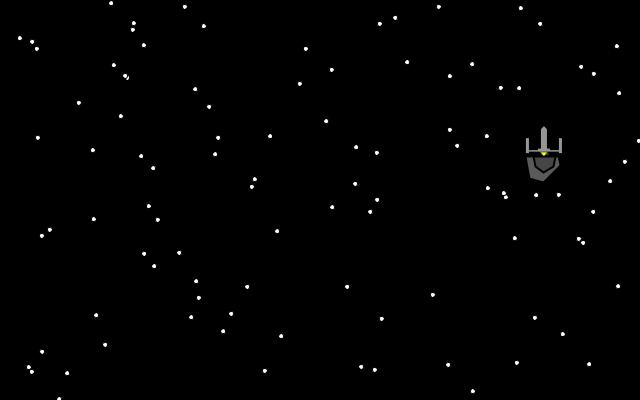
Frame 1 (no input)
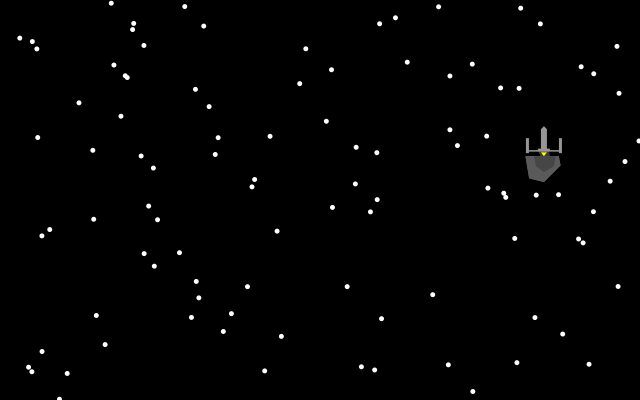
Frame 60 (the mouse pressed at the canvas centre just before this capture)
Frame 120 (the mouse held since frame 60 and released just before this capture): identical to frame 60, image omitted

The Processing sketch that drew these frames (run headless with seeded random() and noise(); from frame 60 on, the mouse is pressed at the canvas centre):

// Processing sketch: AsteroidsGame
// ── AsteroidsGame.pde
/* * * * * * * * * * * * * * * * * * * * * * *
 Class variable declarations here
 */
Spaceship player1;
//Asteroid[] asteroids;
Star[] starField;

Asteroid[] asteroids;
/*
  Track User keyboard input
 */
boolean ROTATE_LEFT;  //User is pressing <-
boolean ROTATE_RIGHT; //User is pressing ->
boolean MOVE_FORWARD; //User is pressing ^ arrow
boolean SPACE_BAR;    //User is pressing space bar


/* * * * * * * * * * * * * * * * * * * * * * *
 Initialize all of your variables and game state here
 */
int asteroidSize;
float x_pos = width /2;
float y_pos = height / 2;
public void setup() {
  size(640, 400);

  //initialize your asteroid array and fill it
  
  asteroids = new Asteroid[10];
  for(int i = 0; i < asteroids.length; i++){
   asteroids[i] = new Asteroid((float)(Math.random() * 600), (float)(Math.random() * 360),
   2.0, (float)Math.random() * 360);
  }

  player1 = new Spaceship(width /2, height / 2);

  //initialize starfield
  starField = new Star[100];
  for (int i = 0; i < starField.length; i++) {
    starField[i] = new Star((double)(Math.random() * 640), (double)(Math.random() * 400));
  }
}


/* * * * * * * * * * * * * * * * * * * * * * *
 Drawing work here
 */
public void draw() {
  //your code here
  background(0, 0, 0);



  //Draw Starfield first 
  //TODO: Part I
  for (int i = 0; i < starField.length; i++) {
    starField[i].show();
  }

  //Check bullet collisions
  //TODO: Part III or IV - for not just leave this comment

  //TODO: Part II, Update each of the Asteroids internals

  //Check for asteroid collisions against other asteroids and alter course
  //TODO: Part III, for now keep this comment in place

  //Draw asteroids
  //TODO: Part II
  for (int i = 0; i < asteroids.length; i++) {
    asteroids[i].show();
  }

  //Update spaceship
  //TODO: Part I
  if (ROTATE_LEFT) {
    player1.Rotate(-2.0);
  }
  if (ROTATE_RIGHT) {
    player1.Rotate(2.0);
  }

  if (MOVE_FORWARD == true) {
    player1.changeSpeedBy(0.5);
  } else {
    player1.changeSpeedBy(-0.5);
  }
  player1.update();


  //player1.show();


  //Check for ship collision agaist asteroids
  //TODO: Part II or III

  //Draw spaceship & and its bullets
  //TODO: Part I, for now just render ship
  player1.show();
  //TODO: Part IV - we will use a new feature in Java called an ArrayList, 
  //so for now we'll just leave this comment and come back to it in a bit. 

  //Update score
  //TODO: Keep track of a score and output the score at the top right
}



/* * * * * * * * * * * * * * * * * * * * * * *
 Record relevent key presses for our game
 */
void keyPressed() {
  if (key == CODED) {
    if (keyCode == LEFT) {
      ROTATE_LEFT = true;
    } else if ( keyCode == RIGHT ) {
      ROTATE_RIGHT = true;
    } else if (keyCode == UP) {
      MOVE_FORWARD = true;
    } else if (keyCode == 72) {
      player1.hyperspace();
    }
  }

  //32 is spacebar
  if (keyCode == 32) {  
    SPACE_BAR = true;
  }
}



/* * * * * * * * * * * * * * * * * * * * * * *
 Record relevant key releases for our game.
 */
void keyReleased() {  
  if (key == CODED) { 
    if (keyCode == LEFT) {
      ROTATE_LEFT = false;
    } else if ( keyCode == RIGHT ) {
      ROTATE_RIGHT = false;
    } else if (keyCode == UP) {
      MOVE_FORWARD = false;
    }
  }
  if (keyCode == 32) {
    SPACE_BAR = false;
  }
}


void checkOnAsteroids() {
  
  for(int i = 0; i < asteroids.length; i++){
    Asteroid a1 = asteroids[i];
    for(int j = 0; j < asteroids.length; j++){
      Asteroid a2 = asteroids[j];
      if(a1 != a2 && a1.collidingWith(a2)){
       //do something... 
      }
    }
  }
  
}

// ── Asteroid.pde
/*
  Asteroid class
 Should extend Mover class and implement show.
 
 Initially, your asteroid may just be a simple circle or square
 but the final program should use "beginShap(), vertex(), and endShape()"
 to render the asteroid.
 */
class Asteroid extends Mover {   

  int size;
  
  Asteroid(float x, float y, float speed, float direction) {
    super(x, y, speed, direction);
    x_pos = x;
    y_pos = y;
    
    size = (int)(3 * Math.random()+1);
  }


  int asteroidSize(int size) {
    size = (int)(3 * Math.random()+1);
    return size;
  }
  
  void move(){
    x_pos = x_pos + (float)(x + Math.cos(direction) * speed);
    y_pos = y_pos + (float)(y + Math.sin(direction) * speed);
  }
  
  
  void collide(){
   if(x_pos >= width){
     direction = direction * -1;
   }
   if(y_pos >= height){
    direction = direction * -1; 
   }
  }



  //Math.random * 4; (int)
  void show() {
    if (size == 1) {
      beginShape();
      pushMatrix();
      translate(x_pos, y_pos);
      scale(1.25);
      fill(60);
      vertex(5, 3);
      vertex(2, 5);
      vertex(-2, 4);
      vertex(-3, -1);
      vertex(-5, -5);
      vertex(4, -4);
      endShape(CLOSE);
      popMatrix();
    } else if (size == 2) {
      beginShape();
      pushMatrix();
      translate(x_pos, y_pos);
      scale(2);
      fill(70);
      vertex(0, 8);
      vertex(-4, 5);
      vertex(-5, 0);
      vertex(6, 0);
      vertex(5, 5);
      vertex(0, 8);
      endShape(CLOSE);
      popMatrix();
    } else if (size == 3) {
      beginShape();
      pushMatrix();
      translate(x_pos, y_pos);
      scale(1.85);
      fill(90);
      vertex(0, 14);
      vertex(-8, 12);
      vertex(-10, 0);
      vertex(-8,0);
      vertex(8, 0);
      vertex(9, 5);
      vertex(0, 14);
      endShape(CLOSE);
      popMatrix();
    } else {
      pushMatrix();
      translate(x_pos, y_pos);
      scale(0.15);
      triangle(30, 75, 58, 20, 86, 75);
      popMatrix();
    }
  }
}

// ── Bullet.pde


class Bullet extends Mover{
  private int live;
  
  
  Bullet(float x, float y){
    super(x, y);
    x_pos = x;
    y_pos = y;
    live = 100;
  }
  
  
  
  public boolean isAlive(){
    if(live < 0){
      return false;
    }
    return true;
  }
  
  
  void update(){
   super.update(); 
   live--;
  }
  
  void show(){
    if(live > 0){
      rect(x_pos,y_pos,10,2);
    }
  }
}

// ── Mover.pde
/* * * * * * * * * * * * * * * * * * * * * * * * * * * * * * * * * * * * *
 All objects in this world that move must implemnt the Movalbe interface.
 */
interface Movable {
  /*
    Return the x location of the Movable
   */
  float getX();

  /*
    Return the y location of the Movable
   */
  float getY();

  /*
    Return the direction of the Movable in degrees.
   */
  float getDirection();

  /*
   Return the speed of the Movable.
   The speed you use is a relative value and will
   feel different for different frame rates. For example,
   if frameRate is set to 48, then a speed of 1 would move 48 pixels 
   per second.
   */
  float getSpeed();

  /*
   Return the radius of influence. If you could draw a circle
   around your object, then what would this radius be.
   */
  float getRadius();

  /* 
   Sets the direction of the Movable
   */
  void setDirection(float newDirectionInDegrees);

  /* 
   Sets the speed of the Movable
   */
  void setSpeed(float newSpeed);

  /*
   Update the internals of the instance
   */
  void update(); 

  /*
    Display the isntance
   */
  void show();

  /*
   Return true if the instance of Movable is "colliding with" 
   the movable referred to by object.  *Note* An object should not
   be able to collide with iteself.
   */
  boolean collidingWith(Movable object);
}
//END OF Movable Interface




/* * * * * * * * * * * * * * * * * * * * * * * * * * * * * * * * * * * * 
 Abstract base class Mover 
 */
abstract class Mover implements Movable {

  protected float x, y;
  protected float speed;
  protected float direction;
  protected int myColor;
  protected float radius;  

  /*
    Default Mover, not actually moving and directionless
  */
  Mover(float x, float y) {
    //The line below shows how we can 
    //link this constructor to the constructor below through "this"
    this(x, y, 0, 0);  
  }

  /*
    Mover constructor specifying x, y position along with its speed and
    direction (in degrees)
  */
  Mover(float x, float y, float speed, float direction) {
    this.x = x;
    this.y = y;
    this.speed = speed;
    this.direction = direction;
    myColor = 225;
    radius = 0.0;
  }

  /*
    Most of your movalbe objects should follow this pattern.
   */
  void update() {
    x = x + speed*(float)Math.cos(radians(direction));
    y = y + speed*(float)Math.sin(radians(direction));

    //todo: You need to decide what to do when X is less than 0 or greater than width
    //todo: You need to decide what to do when Y is less than 0 or greater than height
  }



  /*
    Save this for your subclasses to override.
    but notice how it is tagged with abstract, meaning 
    it is incomplete. (It's like an I.O.U.)
   */
  abstract void show();


  /*
    TODO: Part 4: Implement collision detection
   */
  boolean collidingWith(Movable object){
     return false; 
  }
  
  // Setters and Getters
  
  //Getters
  float getX(){
   return  this.x;
  }
  
  float getY(){
   return this.y; 
  }
  
  float getSpeed(){
   return this.speed; 
  }
  float getDirection(){
   return this.direction; 
  }
  
  float getRadius(){
   return this.radius; 
  }
  
  //Setters
  void setDirection(float newDirectionInDegrees){
    this.direction = newDirectionInDegrees;
  }
  
  void setSpeed(float newSpeed){
   this.speed = newSpeed; 
  }
  

  
  
}

// ── Spaceship.pde
/*
  Spaceship class
 Should extend Mover class and implement show.
 You may add additional methods to this class, for example "rotate" and "accelerate" 
 might be useful.
 */
class Spaceship extends Mover {  


  Spaceship(float x, float y) {
    super(x, y);
    direction = 270;
  }

  Spaceship(float x_pos, float y_pos, float speed, float direction) {
    super(x_pos, y_pos, speed, direction);
  }

  void Rotate(float amount) {
    direction += amount;
  }

  void changeSpeedBy(float amount) {
    if (speed + amount > 3) {
      speed = 3;
    } else if (speed + amount <= 0) {
      speed = 0.5;
    } else {
      speed += amount;
    }
  }


  void show() {
    noStroke();
    pushMatrix();
    translate(x_pos, y_pos);
    scale(0.75);
    rotate(radians(direction + 270));
    beginShape();
    fill(150);
    vertex(0, 40);
    vertex(-4, 36);
    vertex(-4, 8);
    vertex(-4, 10);
    vertex(-8, 10);
    vertex(-8, 8);
    vertex(-20, 8);
    vertex(-20, 24); 
    vertex(-24, 24);
    vertex(-24, 4);
    vertex(-20, 4);
    vertex(-20, 6);
    vertex(20, 6);
    vertex(20, 4);
    vertex(24, 4);
    vertex(24, 24);
    vertex(20, 24);
    vertex(20, 8);
    vertex(8, 8);
    vertex(8, 10);
    vertex(4, 10);
    vertex(4, 36);
    endShape();
    if (speed > 0.5) {
      fill(255, 255, 0);
      triangle(-4, 5, 4, 5, 0, -6);
    } else if (speed >= 0.5) {
      fill(255, 255, 0);
      triangle(-4, 5, 4, 5, 0, 0);
    }


    popMatrix();
  }
  
  void hyperspace(){
    speed = 0;
    x_pos = random(100,600);
    y_pos = random(100,360);
    
  }
}

// ── Star.pde
//note that this class does NOT *NEED* to extend Mover but can if you like
class Star {
  double x_pos;
  double y_pos;
  
  Star(double x, double y){
   x_pos = x;
   y_pos = y;
  }
  
  void show(){
   fill(255,255,255);
   ellipse((float)x_pos, (float)y_pos, 5,5);
  }
}
